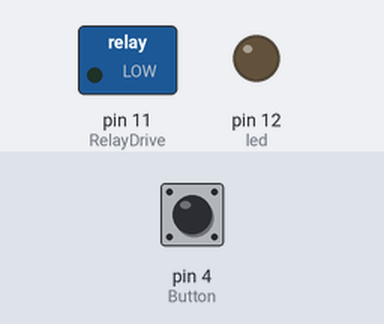
A sketch run on a simulated Arduino Uno, built with avr-gcc and run on an emulated ATmega328P. Shown: switched loads named in the sketch (green lamp = pin HIGH), output pins drawn as LEDs (lit = HIGH). The inputs (shaded band) are chosen by the test bench; at power-on: pin 4 (Button) LOW.

Above: at 1.2 s.
1.3 s: pin 4 (Button) pulled HIGH for 0.15 s
At 1.37 s:
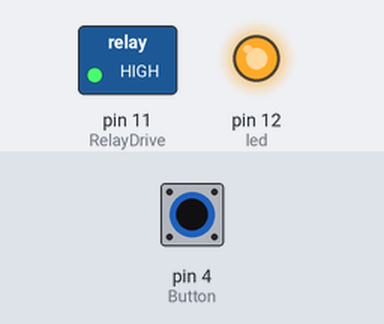
2.9 s: pin 4 (Button) pulled HIGH for 3.2 s
At 6.7 s:
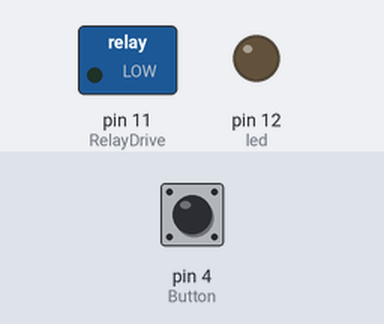
Timing chart, 0 to 8.2 s (numbered marks = the images above; inputs shaded):
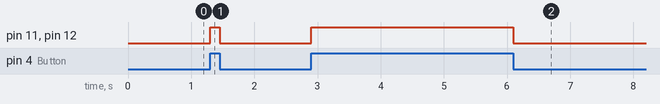

The sketch:

final_code.ino
```cpp
int Button=4;
int led=12;
int RelayDrive=11;

void setup() {
  pinMode (Button,INPUT);
  pinMode (led,OUTPUT);
  pinMode (RelayDrive,OUTPUT);
}

void loop() {
  if (digitalRead(Button)==HIGH){
    digitalWrite (led,HIGH);
    digitalWrite (RelayDrive,HIGH);
  }
    else {
    digitalWrite (led,LOW);
    digitalWrite (RelayDrive,LOW);
  }
}
```

Measured:
- after the input at 1.3 s, pin 11 (RelayDrive), pin 12 (led): LOW → HIGH at once, → LOW 0.15 s later
- after the input at 2.9 s, pin 11 (RelayDrive), pin 12 (led): LOW → HIGH at once, → LOW 3.2 s later
